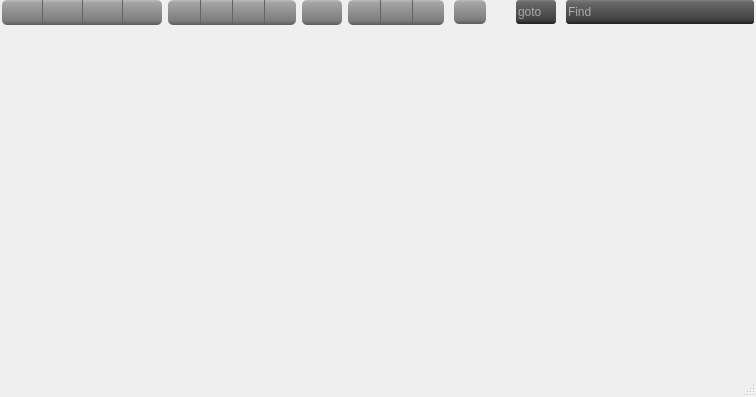
<?xml version="1.0" encoding="UTF-8"?>
<ui version="4.0">
 <class>MainWindow</class>
 <widget class="QMainWindow" name="MainWindow">
  <property name="geometry">
   <rect>
    <x>0</x>
    <y>0</y>
    <width>756</width>
    <height>397</height>
   </rect>
  </property>
  <property name="windowTitle">
   <string>Armadillo</string>
  </property>
  <property name="windowIcon">
   <iconset>
    <normaloff>img/armadillo.png</normaloff>img/armadillo.png</iconset>
  </property>
  <property name="dockOptions">
   <set>QMainWindow::AllowNestedDocks|QMainWindow::AllowTabbedDocks|QMainWindow::AnimatedDocks</set>
  </property>
  <widget class="QWidget" name="centralwidget">
   <layout class="QGridLayout" name="gridLayout">
    <property name="margin">
     <number>0</number>
    </property>
    <property name="spacing">
     <number>0</number>
    </property>
    <item row="0" column="0">
     <widget class="QFrame" name="fr_toolbar">
      <property name="styleSheet">
       <string notr="true">QPushButton,QToolButton {
	background-color: qlineargradient(spread:pad, x1:1, y1:1, x2:1, y2:0, stop:0.00995025 rgba(94, 94, 94, 255), stop:0.174129 rgba(125, 125, 125, 255), stop:0.890547 rgba(164, 164, 164, 255), stop:1 rgba(188, 188, 188, 255));
	border:0px;
	padding:3px;
	padding-left:6px;
	padding-right:6px;
}
QPushButton:hover,QToolButton:hover {
	background-color: qlineargradient(spread:pad, x1:1, y1:1, x2:1, y2:0, stop:0.00995025 rgba(114, 114, 114, 255), stop:0.174129 rgba(145, 145, 145, 255), stop:0.890547 rgba(184, 184, 184, 255), stop:1 rgba(208, 208, 208, 255));
}</string>
      </property>
      <property name="frameShape">
       <enum>QFrame::NoFrame</enum>
      </property>
      <property name="frameShadow">
       <enum>QFrame::Raised</enum>
      </property>
      <layout class="QGridLayout" name="gridLayout_2" rowstretch="0">
       <property name="leftMargin">
        <number>2</number>
       </property>
       <property name="topMargin">
        <number>0</number>
       </property>
       <property name="rightMargin">
        <number>2</number>
       </property>
       <property name="bottomMargin">
        <number>0</number>
       </property>
       <property name="spacing">
        <number>0</number>
       </property>
       <item row="0" column="15">
        <widget class="QToolButton" name="b_plugins">
         <property name="minimumSize">
          <size>
           <width>32</width>
           <height>0</height>
          </size>
         </property>
         <property name="maximumSize">
          <size>
           <width>32</width>
           <height>16777215</height>
          </size>
         </property>
         <property name="toolTip">
          <string>Show/Hide Plugins and Toolbars</string>
         </property>
         <property name="styleSheet">
          <string notr="true">QToolButton {
	border-left:1px solid rgb(100,100,100);
}</string>
         </property>
         <property name="text">
          <string/>
         </property>
         <property name="icon">
          <iconset>
           <normaloff>img/plugin.png</normaloff>img/plugin.png</iconset>
         </property>
        </widget>
       </item>
       <item row="0" column="7">
        <widget class="QToolButton" name="b_comment">
         <property name="minimumSize">
          <size>
           <width>32</width>
           <height>0</height>
          </size>
         </property>
         <property name="maximumSize">
          <size>
           <width>32</width>
           <height>16777215</height>
          </size>
         </property>
         <property name="toolTip">
          <string>Comment/Uncomment</string>
         </property>
         <property name="styleSheet">
          <string notr="true">QToolButton {
	border-left:1px solid rgb(100,100,100);
}</string>
         </property>
         <property name="text">
          <string/>
         </property>
         <property name="icon">
          <iconset>
           <normaloff>img/comment.png</normaloff>img/comment.png</iconset>
         </property>
        </widget>
       </item>
       <item row="0" column="5">
        <widget class="QToolButton" name="b_indent">
         <property name="minimumSize">
          <size>
           <width>32</width>
           <height>0</height>
          </size>
         </property>
         <property name="maximumSize">
          <size>
           <width>32</width>
           <height>16777215</height>
          </size>
         </property>
         <property name="toolTip">
          <string>Indent</string>
         </property>
         <property name="styleSheet">
          <string notr="true">QToolButton {
	border-top-left-radius:5px;
	border-bottom-left-radius:5px;
}</string>
         </property>
         <property name="text">
          <string/>
         </property>
         <property name="icon">
          <iconset>
           <normaloff>img/indent.png</normaloff>img/indent.png</iconset>
         </property>
        </widget>
       </item>
       <item row="0" column="14">
        <widget class="QToolButton" name="b_help">
         <property name="minimumSize">
          <size>
           <width>32</width>
           <height>0</height>
          </size>
         </property>
         <property name="maximumSize">
          <size>
           <width>32</width>
           <height>16777215</height>
          </size>
         </property>
         <property name="toolTip">
          <string>afide Help</string>
         </property>
         <property name="styleSheet">
          <string notr="true">QToolButton {
	border-top-left-radius:5px;
	border-bottom-left-radius:5px;
}</string>
         </property>
         <property name="text">
          <string/>
         </property>
         <property name="icon">
          <iconset>
           <normaloff>img/home.png</normaloff>img/home.png</iconset>
         </property>
        </widget>
       </item>
       <item row="0" column="18">
        <widget class="QFrame" name="frame">
         <property name="frameShape">
          <enum>QFrame::NoFrame</enum>
         </property>
         <property name="frameShadow">
          <enum>QFrame::Raised</enum>
         </property>
         <layout class="QGridLayout" name="gridLayout_3">
          <property name="horizontalSpacing">
           <number>2</number>
          </property>
          <property name="verticalSpacing">
           <number>0</number>
          </property>
          <property name="margin">
           <number>0</number>
          </property>
          <item row="0" column="6">
           <widget class="QFrame" name="fr_find">
            <property name="minimumSize">
             <size>
              <width>150</width>
              <height>0</height>
             </size>
            </property>
            <property name="maximumSize">
             <size>
              <width>250</width>
              <height>16777215</height>
             </size>
            </property>
            <property name="styleSheet">
             <string notr="true">border:0px;</string>
            </property>
            <property name="frameShape">
             <enum>QFrame::NoFrame</enum>
            </property>
            <property name="frameShadow">
             <enum>QFrame::Raised</enum>
            </property>
            <layout class="QGridLayout" name="gridLayout_4">
             <property name="margin">
              <number>0</number>
             </property>
             <property name="spacing">
              <number>0</number>
             </property>
             <item row="0" column="3">
              <widget class="QFrame" name="fr_find_2">
               <property name="styleSheet">
                <string notr="true">QFrame#fr_find_2 {
background-color: qlineargradient(spread:pad, x1:1, y1:1, x2:1, y2:0, stop:0.00995025 rgba(34, 34,34, 255), stop:0.174129 rgba(65, 65, 65, 255), stop:0.890547 rgba(104, 104, 104, 255), stop:1 rgba(128, 128, 128, 255));
color:white;
border:0px;
border-radius:3px;
}</string>
               </property>
               <property name="frameShape">
                <enum>QFrame::StyledPanel</enum>
               </property>
               <property name="frameShadow">
                <enum>QFrame::Raised</enum>
               </property>
               <layout class="QGridLayout" name="gridLayout_9">
                <property name="margin">
                 <number>0</number>
                </property>
                <property name="spacing">
                 <number>0</number>
                </property>
                <item row="0" column="0">
                 <widget class="QLineEdit" name="le_find">
                  <property name="minimumSize">
                   <size>
                    <width>150</width>
                    <height>24</height>
                   </size>
                  </property>
                  <property name="styleSheet">
                   <string notr="true">background:transparent;
border:0px;
color:white;</string>
                  </property>
                  <property name="placeholderText">
                   <string>Find</string>
                  </property>
                 </widget>
                </item>
                <item row="0" column="1">
                 <widget class="QPushButton" name="b_find">
                  <property name="maximumSize">
                   <size>
                    <width>16777215</width>
                    <height>25</height>
                   </size>
                  </property>
                  <property name="styleSheet">
                   <string notr="true">QPushButton {
background-color: qlineargradient(spread:pad, x1:1, y1:1, x2:1, y2:0, stop:0.00995025 rgba(34, 34,34, 255), stop:0.174129 rgba(65, 65, 65, 255), stop:0.890547 rgba(104, 104, 104, 255), stop:1 rgba(128, 128, 128, 255));
border-top-right-radius:3px;
border-bottom-right-radius:3px;
}
QPushButton:hover,QToolButton:hover {
	background-color: qlineargradient(spread:pad, x1:0.98, y1:1, x2:1, y2:0, stop:0 rgba(138, 138, 138, 255), stop:0.0646766 rgba(157, 157, 157, 255), stop:0.935323 rgba(198, 198, 198, 255), stop:1 rgba(231, 231, 231, 255));
}</string>
                  </property>
                  <property name="text">
                   <string/>
                  </property>
                  <property name="icon">
                   <iconset>
                    <normaloff>img/search.png</normaloff>img/search.png</iconset>
                  </property>
                 </widget>
                </item>
               </layout>
              </widget>
             </item>
             <item row="0" column="1">
              <widget class="QLineEdit" name="le_goto">
               <property name="minimumSize">
                <size>
                 <width>40</width>
                 <height>24</height>
                </size>
               </property>
               <property name="maximumSize">
                <size>
                 <width>50</width>
                 <height>16777215</height>
                </size>
               </property>
               <property name="styleSheet">
                <string notr="true">background-color: qlineargradient(spread:pad, x1:1, y1:1, x2:1, y2:0, stop:0.00995025 rgba(34, 34,34, 255), stop:0.174129 rgba(65, 65, 65, 255), stop:0.890547 rgba(104, 104, 104, 255), stop:1 rgba(128, 128, 128, 255));
color:white;
border:0px;
border-radius:3px;</string>
               </property>
               <property name="placeholderText">
                <string>goto</string>
               </property>
               <property name="class" stdset="0">
                <string>darklineedit</string>
               </property>
              </widget>
             </item>
             <item row="0" column="2">
              <spacer name="horizontalSpacer_8">
               <property name="orientation">
                <enum>Qt::Horizontal</enum>
               </property>
               <property name="sizeType">
                <enum>QSizePolicy::Fixed</enum>
               </property>
               <property name="sizeHint" stdset="0">
                <size>
                 <width>10</width>
                 <height>20</height>
                </size>
               </property>
              </spacer>
             </item>
            </layout>
           </widget>
          </item>
          <item row="0" column="1">
           <spacer name="horizontalSpacer_7">
            <property name="orientation">
             <enum>Qt::Horizontal</enum>
            </property>
            <property name="sizeType">
             <enum>QSizePolicy::Fixed</enum>
            </property>
            <property name="sizeHint" stdset="0">
             <size>
              <width>10</width>
              <height>20</height>
             </size>
            </property>
           </spacer>
          </item>
          <item row="0" column="2">
           <widget class="QPushButton" name="b_main">
            <property name="minimumSize">
             <size>
              <width>32</width>
              <height>24</height>
             </size>
            </property>
            <property name="toolTip">
             <string>Armidillo Menu</string>
            </property>
            <property name="styleSheet">
             <string notr="true">QPushButton::menu-indicator {
     image: url(none.png);
}
QPushButton {
	border-radius:5px;
	
	background-color: qlineargradient(spread:pad, x1:1, y1:1, x2:1, y2:0, stop:0.00995025 rgba(94, 94, 94, 255), stop:0.174129 rgba(125, 125, 125, 255), stop:0.890547 rgba(164, 164, 164, 255), stop:1 rgba(188, 188, 188, 255));
}
QPushButton:hover {
	border-radius:3px;
	background-color: qlineargradient(spread:pad, x1:0.98, y1:1, x2:1, y2:0, stop:0 rgba(138, 138, 138, 255), stop:0.0646766 rgba(157, 157, 157, 255), stop:0.935323 rgba(198, 198, 198, 255), stop:1 rgba(231, 231, 231, 255));
}</string>
            </property>
            <property name="text">
             <string/>
            </property>
            <property name="icon">
             <iconset>
              <normaloff>img/menu.png</normaloff>img/menu.png</iconset>
            </property>
           </widget>
          </item>
          <item row="0" column="3">
           <spacer name="horizontalSpacer_2">
            <property name="orientation">
             <enum>Qt::Horizontal</enum>
            </property>
            <property name="sizeHint" stdset="0">
             <size>
              <width>40</width>
              <height>20</height>
             </size>
            </property>
           </spacer>
          </item>
         </layout>
        </widget>
       </item>
       <item row="0" column="1">
        <widget class="QPushButton" name="b_workspace">
         <property name="minimumSize">
          <size>
           <width>40</width>
           <height>25</height>
          </size>
         </property>
         <property name="maximumSize">
          <size>
           <width>40</width>
           <height>16777215</height>
          </size>
         </property>
         <property name="toolTip">
          <string>Workspaces</string>
         </property>
         <property name="styleSheet">
          <string notr="true">QPushButton {
	border-left:1px solid rgb(100,100,100);
	padding-right:14px;
}
QPushButton::menu-indicator {
     image: url(img/tri_down.png);
}</string>
         </property>
         <property name="text">
          <string/>
         </property>
         <property name="icon">
          <iconset>
           <normaloff>img/workspace.png</normaloff>img/workspace.png</iconset>
         </property>
        </widget>
       </item>
       <item row="0" column="9">
        <widget class="QToolButton" name="b_wordwrap">
         <property name="minimumSize">
          <size>
           <width>32</width>
           <height>0</height>
          </size>
         </property>
         <property name="maximumSize">
          <size>
           <width>32</width>
           <height>16777215</height>
          </size>
         </property>
         <property name="toolTip">
          <string>Toggle Wordwrap</string>
         </property>
         <property name="styleSheet">
          <string notr="true">QToolButton {
	border-left:1px solid rgb(100,100,100);
	border-top-right-radius:5px;
	border-bottom-right-radius:5px;
}</string>
         </property>
         <property name="text">
          <string/>
         </property>
         <property name="icon">
          <iconset>
           <normaloff>img/wordwrap.png</normaloff>img/wordwrap.png</iconset>
         </property>
        </widget>
       </item>
       <item row="0" column="2">
        <widget class="QToolButton" name="b_open">
         <property name="minimumSize">
          <size>
           <width>40</width>
           <height>0</height>
          </size>
         </property>
         <property name="maximumSize">
          <size>
           <width>40</width>
           <height>16777215</height>
          </size>
         </property>
         <property name="toolTip">
          <string>Open</string>
         </property>
         <property name="styleSheet">
          <string notr="true">QToolButton {
	border-left:1px solid rgb(100,100,100);
}</string>
         </property>
         <property name="text">
          <string/>
         </property>
         <property name="icon">
          <iconset>
           <normaloff>img/file_open.png</normaloff>img/file_open.png</iconset>
         </property>
        </widget>
       </item>
       <item row="0" column="16">
        <widget class="QToolButton" name="b_settings">
         <property name="minimumSize">
          <size>
           <width>32</width>
           <height>0</height>
          </size>
         </property>
         <property name="maximumSize">
          <size>
           <width>32</width>
           <height>16777215</height>
          </size>
         </property>
         <property name="toolTip">
          <string>Edit Settings</string>
         </property>
         <property name="styleSheet">
          <string notr="true">QToolButton {
	border-left:1px solid rgb(100,100,100);
	border-top-right-radius:5px;
	border-bottom-right-radius:5px;
}</string>
         </property>
         <property name="text">
          <string/>
         </property>
         <property name="icon">
          <iconset>
           <normaloff>img/wrench.png</normaloff>img/wrench.png</iconset>
         </property>
        </widget>
       </item>
       <item row="0" column="3">
        <widget class="QToolButton" name="b_save">
         <property name="minimumSize">
          <size>
           <width>40</width>
           <height>0</height>
          </size>
         </property>
         <property name="maximumSize">
          <size>
           <width>40</width>
           <height>16777215</height>
          </size>
         </property>
         <property name="toolTip">
          <string>Save</string>
         </property>
         <property name="styleSheet">
          <string notr="true">QToolButton {
	border-left:1px solid rgb(100,100,100);
	border-top-right-radius:5px;
	border-bottom-right-radius:5px;
}</string>
         </property>
         <property name="text">
          <string/>
         </property>
         <property name="icon">
          <iconset>
           <normaloff>img/save.png</normaloff>img/save.png</iconset>
         </property>
        </widget>
       </item>
       <item row="0" column="12">
        <widget class="QToolButton" name="b_run">
         <property name="minimumSize">
          <size>
           <width>40</width>
           <height>0</height>
          </size>
         </property>
         <property name="maximumSize">
          <size>
           <width>40</width>
           <height>16777215</height>
          </size>
         </property>
         <property name="toolTip">
          <string>Run</string>
         </property>
         <property name="styleSheet">
          <string notr="true">QToolButton {
	border-radius:5px;
}</string>
         </property>
         <property name="text">
          <string/>
         </property>
         <property name="icon">
          <iconset>
           <normaloff>img/tri_right.png</normaloff>img/tri_right.png</iconset>
         </property>
        </widget>
       </item>
       <item row="0" column="4">
        <spacer name="horizontalSpacer_3">
         <property name="orientation">
          <enum>Qt::Horizontal</enum>
         </property>
         <property name="sizeType">
          <enum>QSizePolicy::Fixed</enum>
         </property>
         <property name="sizeHint" stdset="0">
          <size>
           <width>6</width>
           <height>20</height>
          </size>
         </property>
        </spacer>
       </item>
       <item row="0" column="10">
        <spacer name="horizontalSpacer_9">
         <property name="orientation">
          <enum>Qt::Horizontal</enum>
         </property>
         <property name="sizeType">
          <enum>QSizePolicy::Fixed</enum>
         </property>
         <property name="sizeHint" stdset="0">
          <size>
           <width>6</width>
           <height>20</height>
          </size>
         </property>
        </spacer>
       </item>
       <item row="0" column="13">
        <spacer name="horizontalSpacer_10">
         <property name="orientation">
          <enum>Qt::Horizontal</enum>
         </property>
         <property name="sizeType">
          <enum>QSizePolicy::Fixed</enum>
         </property>
         <property name="sizeHint" stdset="0">
          <size>
           <width>6</width>
           <height>20</height>
          </size>
         </property>
        </spacer>
       </item>
       <item row="0" column="0">
        <widget class="QPushButton" name="b_new">
         <property name="minimumSize">
          <size>
           <width>40</width>
           <height>25</height>
          </size>
         </property>
         <property name="maximumSize">
          <size>
           <width>40</width>
           <height>16777215</height>
          </size>
         </property>
         <property name="toolTip">
          <string>New</string>
         </property>
         <property name="styleSheet">
          <string notr="true">QPushButton {
	padding-right:14px;
	border-top-left-radius:5px;
	border-bottom-left-radius:5px;
}
QPushButton::menu-indicator {
     image: url(img/tri_down.png);
}</string>
         </property>
         <property name="text">
          <string/>
         </property>
         <property name="icon">
          <iconset>
           <normaloff>img/new.png</normaloff>img/new.png</iconset>
         </property>
        </widget>
       </item>
       <item row="0" column="6">
        <widget class="QToolButton" name="b_unindent">
         <property name="minimumSize">
          <size>
           <width>32</width>
           <height>0</height>
          </size>
         </property>
         <property name="maximumSize">
          <size>
           <width>32</width>
           <height>16777215</height>
          </size>
         </property>
         <property name="toolTip">
          <string>Unindent</string>
         </property>
         <property name="styleSheet">
          <string notr="true">QToolButton {
	border-left:1px solid rgb(100,100,100);
}</string>
         </property>
         <property name="text">
          <string/>
         </property>
         <property name="icon">
          <iconset>
           <normaloff>img/indent_remove.png</normaloff>img/indent_remove.png</iconset>
         </property>
        </widget>
       </item>
      </layout>
     </widget>
    </item>
    <item row="1" column="0">
     <widget class="QStackedWidget" name="sw_main"/>
    </item>
   </layout>
  </widget>
  <widget class="QStatusBar" name="statusbar"/>
 </widget>
 <resources/>
 <connections>
  <connection>
   <sender>le_find</sender>
   <signal>returnPressed()</signal>
   <receiver>b_find</receiver>
   <slot>click()</slot>
   <hints>
    <hint type="sourcelabel">
     <x>510</x>
     <y>17</y>
    </hint>
    <hint type="destinationlabel">
     <x>619</x>
     <y>17</y>
    </hint>
   </hints>
  </connection>
 </connections>
</ui>
